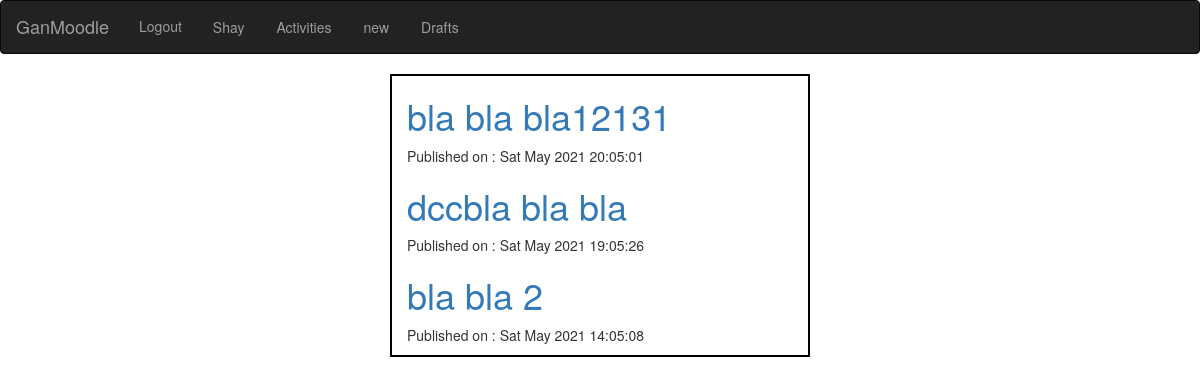
The page /activities/ (signed in) on the database its author committed.
### users/models.py (models this page shows)
class User(AbstractUser):
    is_admin = models.BooleanField(default=False)
    is_manager = models.BooleanField(default=False)
    is_parent = models.BooleanField(default=False)
    first_name = models.CharField(max_length=100)
    last_name = models.CharField(max_length=100)
    phone_number = models.CharField(max_length=10)
    gangroups = models.ManyToManyField(GanGroup)
    profile_pic = models.ImageField(upload_to='profilepics',null=True,blank=True)

### activities/models.py (models this page shows, shortened)
class Activity(models.Model):
    auther = models.ForeignKey("users.Manager",on_delete=models.CASCADE)
    title = models.CharField(max_length=200)
    text = models.TextField()
    created_date = models.DateTimeField(default=timezone.now)
    published_date = models.DateTimeField(blank=True,null=True)

### activities/views.py (the view)
# urls.py: path('',views.ActivitiyListView.as_view(),name='activity_list'),
class ActivitiyListView(ListView):
    model = Activity
    def get_queryset(self):
        return Activity.objects.filter(published_date__lte=timezone.now()).order_by('-published_date')

### templates/activities/activity_list.html (shortened to what this page needs)
{% load widget_tweaks %}
<!DOCTYPE html>
<html lang="en">
<head>
    <link rel="stylesheet" href="https://maxcdn.bootstrapcdn.com/bootstrap/3.3.7/css/bootstrap.min.css">
</head>
<body>
  <nav class="navbar navbar-inverse">
    <div class="container-fluid">
  <div class="navbar-header">
    <a class="navbar-brand" href="{% url 'homepage' %}">GanMoodle</a>
  </div>
  <div class="collapse navbar-collapse" id="bs-example-navbar-collapse-1">
    <ul class="nav navbar-nav">
      {% if user.is_authenticated %}
        <li class="nav-item">
          <a class="nav-link" href="{% url 'logout' %}">Logout</a>
        </li>
        <li class="nav-item">
          <a class="btn btn-outline-primary" href="{% url 'profile' %}">{{user.username|title}}</a>
        </li>
        {% if user.is_manager %}
        <li class="nav-item">
          <a class="btn btn-outline-primary" href="{% url 'activity_list' %}">Activities</a>
        </li>
        <li class="nav-item">
          <a class="btn btn-outline-primary" href="{% url 'activity_new' %}">new</a>
        </li>
        <li class="nav-item">
          <a class="btn btn-outline-primary" href="{% url 'activity_draft_list' %}">Drafts</a>
        </li>
        {% endif %}
      {% else %}
      <li><a href="{% url 'register' %}">Sign up </a></li>
      <li ><a  href="{% url 'login' %}">Sign in</a></li>
      {% endif %}
    </ul>
    </div>
  </div>
  </nav>
  <div class="container">
  <div class="centerstage">
    {% for activity in activity_list %}
    <div class="activity">
        <h1><a href="{% url 'activity_detail' pk=activity.pk %}">{{activity.title}} </a></h1>
        <div class="date">
            <p>Published on : {{activity.published_date|date:"D M Y H:m:s"}}</p>
        </div>
    </div>
    {% endfor %}
</div>
</div>

### templates/activities/activity_list.html (style rules this page uses)
.container { border: 2px solid black; width: 35%; }

### rows shown on the page
User: username "Shay"
Activity: title "bla bla bla12131", published_date "Sat May 2021 20:05:01"
Activity: title "dccbla bla bla", published_date "Sat May 2021 19:05:26"
Activity: title "bla bla 2", published_date "Sat May 2021 14:05:08"
